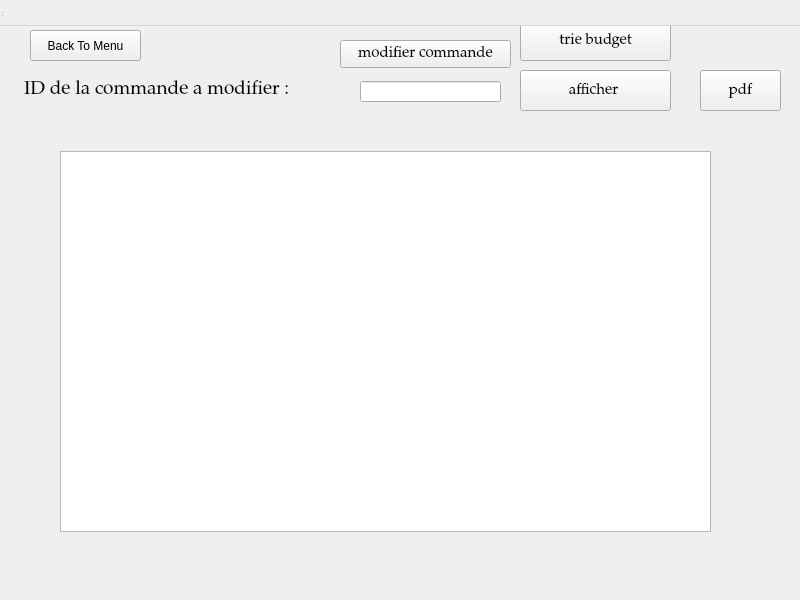
<?xml version="1.0" encoding="UTF-8"?>
<ui version="4.0">
 <class>commandeWindow</class>
 <widget class="QDialog" name="commandeWindow">
  <property name="geometry">
   <rect>
    <x>0</x>
    <y>0</y>
    <width>800</width>
    <height>600</height>
   </rect>
  </property>
  <property name="windowTitle">
   <string>commandeWindow</string>
  </property>
  <widget class="QWidget" name="centralwidget" native="true">
   <property name="geometry">
    <rect>
     <x>0</x>
     <y>0</y>
     <width>801</width>
     <height>571</height>
    </rect>
   </property>
   <widget class="QStackedWidget" name="stackedWidget">
    <property name="enabled">
     <bool>true</bool>
    </property>
    <property name="geometry">
     <rect>
      <x>0</x>
      <y>0</y>
      <width>801</width>
      <height>571</height>
     </rect>
    </property>
    <property name="currentIndex">
     <number>5</number>
    </property>
    <widget class="QWidget" name="page">
     <widget class="QComboBox" name="comboBox">
      <property name="geometry">
       <rect>
        <x>270</x>
        <y>210</y>
        <width>131</width>
        <height>41</height>
       </rect>
      </property>
      <item>
       <property name="text">
        <string>POPcar</string>
       </property>
      </item>
      <item>
       <property name="text">
        <string>Fcar</string>
       </property>
      </item>
      <item>
       <property name="text">
        <string>Xcar</string>
       </property>
      </item>
     </widget>
     <widget class="QPushButton" name="pushButton">
      <property name="geometry">
       <rect>
        <x>440</x>
        <y>220</y>
        <width>93</width>
        <height>28</height>
       </rect>
      </property>
      <property name="text">
       <string>next</string>
      </property>
     </widget>
     <widget class="QPushButton" name="pushButton_10">
      <property name="geometry">
       <rect>
        <x>550</x>
        <y>220</y>
        <width>181</width>
        <height>28</height>
       </rect>
      </property>
      <property name="text">
       <string>supprimer commande</string>
      </property>
     </widget>
     <widget class="QSpinBox" name="spinBox_3">
      <property name="geometry">
       <rect>
        <x>560</x>
        <y>300</y>
        <width>171</width>
        <height>61</height>
       </rect>
      </property>
      <property name="font">
       <font>
        <family>Niagara Engraved</family>
        <pointsize>20</pointsize>
       </font>
      </property>
     </widget>
     <widget class="QPushButton" name="pushButton_11">
      <property name="geometry">
       <rect>
        <x>550</x>
        <y>180</y>
        <width>181</width>
        <height>28</height>
       </rect>
      </property>
      <property name="text">
       <string>modifier commande</string>
      </property>
     </widget>
     <widget class="QLabel" name="label_10">
      <property name="geometry">
       <rect>
        <x>0</x>
        <y>0</y>
        <width>801</width>
        <height>571</height>
       </rect>
      </property>
      <property name="text">
       <string/>
      </property>
      <property name="pixmap">
       <pixmap>interface/77378380_3008243892536800_1727040301438074880_n.jpg</pixmap>
      </property>
     </widget>
     <widget class="QLabel" name="label_17">
      <property name="geometry">
       <rect>
        <x>480</x>
        <y>270</y>
        <width>281</width>
        <height>20</height>
       </rect>
      </property>
      <property name="font">
       <font>
        <family>Sitka Small</family>
        <pointsize>10</pointsize>
       </font>
      </property>
      <property name="text">
       <string>ID de la commande à supprimer :</string>
      </property>
     </widget>
     <widget class="QLabel" name="label_18">
      <property name="geometry">
       <rect>
        <x>50</x>
        <y>220</y>
        <width>181</width>
        <height>20</height>
       </rect>
      </property>
      <property name="font">
       <font>
        <family>Sitka Small</family>
        <pointsize>10</pointsize>
       </font>
      </property>
      <property name="text">
       <string>Ajouter commande :</string>
      </property>
     </widget>
     <zorder>label_10</zorder>
     <zorder>comboBox</zorder>
     <zorder>pushButton</zorder>
     <zorder>pushButton_10</zorder>
     <zorder>spinBox_3</zorder>
     <zorder>pushButton_11</zorder>
     <zorder>label_17</zorder>
     <zorder>label_18</zorder>
    </widget>
    <widget class="QWidget" name="page_3">
     <widget class="QLabel" name="label_3">
      <property name="geometry">
       <rect>
        <x>300</x>
        <y>50</y>
        <width>181</width>
        <height>41</height>
       </rect>
      </property>
      <property name="font">
       <font>
        <family>Niagara Solid</family>
        <pointsize>26</pointsize>
       </font>
      </property>
      <property name="text">
       <string>POPcar :</string>
      </property>
     </widget>
     <widget class="QRadioButton" name="radioButton_7">
      <property name="geometry">
       <rect>
        <x>280</x>
        <y>210</y>
        <width>171</width>
        <height>41</height>
       </rect>
      </property>
      <property name="font">
       <font>
        <family>NSimSun</family>
        <pointsize>18</pointsize>
       </font>
      </property>
      <property name="text">
       <string>BENTLEY</string>
      </property>
     </widget>
     <widget class="QRadioButton" name="radioButton_8">
      <property name="geometry">
       <rect>
        <x>280</x>
        <y>280</y>
        <width>171</width>
        <height>41</height>
       </rect>
      </property>
      <property name="font">
       <font>
        <family>NSimSun</family>
        <pointsize>18</pointsize>
       </font>
      </property>
      <property name="text">
       <string>CADILLAC</string>
      </property>
     </widget>
     <widget class="QRadioButton" name="radioButton_9">
      <property name="geometry">
       <rect>
        <x>280</x>
        <y>140</y>
        <width>171</width>
        <height>41</height>
       </rect>
      </property>
      <property name="font">
       <font>
        <family>NSimSun</family>
        <pointsize>18</pointsize>
       </font>
      </property>
      <property name="text">
       <string>JAGUAR</string>
      </property>
      <property name="checkable">
       <bool>true</bool>
      </property>
      <property name="checked">
       <bool>true</bool>
      </property>
      <property name="autoRepeat">
       <bool>false</bool>
      </property>
     </widget>
     <widget class="QPushButton" name="pushButton_2">
      <property name="geometry">
       <rect>
        <x>260</x>
        <y>380</y>
        <width>93</width>
        <height>28</height>
       </rect>
      </property>
      <property name="text">
       <string>SELECT</string>
      </property>
     </widget>
     <widget class="QPushButton" name="pushButton_5">
      <property name="geometry">
       <rect>
        <x>380</x>
        <y>380</y>
        <width>93</width>
        <height>28</height>
       </rect>
      </property>
      <property name="text">
       <string>RETURN</string>
      </property>
     </widget>
     <widget class="QLabel" name="label_16">
      <property name="geometry">
       <rect>
        <x>0</x>
        <y>0</y>
        <width>801</width>
        <height>571</height>
       </rect>
      </property>
      <property name="text">
       <string/>
      </property>
      <property name="pixmap">
       <pixmap>interface/77378380_3008243892536800_1727040301438074880_n.jpg</pixmap>
      </property>
     </widget>
     <zorder>label_16</zorder>
     <zorder>label_3</zorder>
     <zorder>radioButton_7</zorder>
     <zorder>radioButton_8</zorder>
     <zorder>radioButton_9</zorder>
     <zorder>pushButton_2</zorder>
     <zorder>pushButton_5</zorder>
    </widget>
    <widget class="QWidget" name="page_4">
     <widget class="QRadioButton" name="radioButton_4">
      <property name="geometry">
       <rect>
        <x>290</x>
        <y>250</y>
        <width>171</width>
        <height>41</height>
       </rect>
      </property>
      <property name="font">
       <font>
        <family>NSimSun</family>
        <pointsize>18</pointsize>
       </font>
      </property>
      <property name="text">
       <string>MAZDA </string>
      </property>
     </widget>
     <widget class="QRadioButton" name="radioButton_5">
      <property name="geometry">
       <rect>
        <x>290</x>
        <y>180</y>
        <width>171</width>
        <height>41</height>
       </rect>
      </property>
      <property name="font">
       <font>
        <family>NSimSun</family>
        <pointsize>18</pointsize>
       </font>
      </property>
      <property name="text">
       <string>BMW </string>
      </property>
      <property name="checked">
       <bool>false</bool>
      </property>
      <property name="autoExclusive">
       <bool>false</bool>
      </property>
     </widget>
     <widget class="QLabel" name="label_2">
      <property name="geometry">
       <rect>
        <x>310</x>
        <y>70</y>
        <width>181</width>
        <height>41</height>
       </rect>
      </property>
      <property name="font">
       <font>
        <family>Niagara Solid</family>
        <pointsize>26</pointsize>
       </font>
      </property>
      <property name="text">
       <string>Fcar :</string>
      </property>
     </widget>
     <widget class="QRadioButton" name="radioButton_6">
      <property name="geometry">
       <rect>
        <x>290</x>
        <y>320</y>
        <width>171</width>
        <height>41</height>
       </rect>
      </property>
      <property name="font">
       <font>
        <family>NSimSun</family>
        <pointsize>18</pointsize>
       </font>
      </property>
      <property name="text">
       <string>GOLF GTD </string>
      </property>
     </widget>
     <widget class="QPushButton" name="pushButton_3">
      <property name="geometry">
       <rect>
        <x>270</x>
        <y>400</y>
        <width>93</width>
        <height>28</height>
       </rect>
      </property>
      <property name="text">
       <string>SELECT</string>
      </property>
     </widget>
     <widget class="QPushButton" name="pushButton_6">
      <property name="geometry">
       <rect>
        <x>380</x>
        <y>400</y>
        <width>93</width>
        <height>28</height>
       </rect>
      </property>
      <property name="text">
       <string>RETURN</string>
      </property>
     </widget>
     <widget class="QLabel" name="label_15">
      <property name="geometry">
       <rect>
        <x>0</x>
        <y>0</y>
        <width>801</width>
        <height>571</height>
       </rect>
      </property>
      <property name="text">
       <string/>
      </property>
      <property name="pixmap">
       <pixmap>interface/77378380_3008243892536800_1727040301438074880_n.jpg</pixmap>
      </property>
     </widget>
     <zorder>label_15</zorder>
     <zorder>radioButton_4</zorder>
     <zorder>radioButton_5</zorder>
     <zorder>label_2</zorder>
     <zorder>radioButton_6</zorder>
     <zorder>pushButton_3</zorder>
     <zorder>pushButton_6</zorder>
    </widget>
    <widget class="QWidget" name="page_2">
     <widget class="QLabel" name="label">
      <property name="geometry">
       <rect>
        <x>320</x>
        <y>60</y>
        <width>181</width>
        <height>41</height>
       </rect>
      </property>
      <property name="font">
       <font>
        <family>Niagara Solid</family>
        <pointsize>26</pointsize>
       </font>
      </property>
      <property name="text">
       <string>Xcar :</string>
      </property>
     </widget>
     <widget class="QRadioButton" name="radioButton">
      <property name="geometry">
       <rect>
        <x>300</x>
        <y>170</y>
        <width>171</width>
        <height>41</height>
       </rect>
      </property>
      <property name="font">
       <font>
        <family>NSimSun</family>
        <pointsize>18</pointsize>
       </font>
      </property>
      <property name="text">
       <string>MERCEDES</string>
      </property>
      <property name="checkable">
       <bool>true</bool>
      </property>
      <property name="checked">
       <bool>false</bool>
      </property>
      <property name="autoExclusive">
       <bool>true</bool>
      </property>
     </widget>
     <widget class="QRadioButton" name="radioButton_2">
      <property name="geometry">
       <rect>
        <x>300</x>
        <y>240</y>
        <width>221</width>
        <height>41</height>
       </rect>
      </property>
      <property name="font">
       <font>
        <family>NSimSun</family>
        <pointsize>18</pointsize>
       </font>
      </property>
      <property name="text">
       <string>ASTON MARTIN</string>
      </property>
     </widget>
     <widget class="QRadioButton" name="radioButton_3">
      <property name="geometry">
       <rect>
        <x>300</x>
        <y>310</y>
        <width>171</width>
        <height>41</height>
       </rect>
      </property>
      <property name="font">
       <font>
        <family>NSimSun</family>
        <pointsize>18</pointsize>
       </font>
      </property>
      <property name="text">
       <string>AUDI</string>
      </property>
     </widget>
     <widget class="QPushButton" name="pushButton_4">
      <property name="geometry">
       <rect>
        <x>260</x>
        <y>400</y>
        <width>93</width>
        <height>28</height>
       </rect>
      </property>
      <property name="text">
       <string>SELECT</string>
      </property>
     </widget>
     <widget class="QPushButton" name="pushButton_7">
      <property name="geometry">
       <rect>
        <x>380</x>
        <y>400</y>
        <width>93</width>
        <height>28</height>
       </rect>
      </property>
      <property name="text">
       <string>RETURN</string>
      </property>
     </widget>
     <widget class="QLabel" name="label_14">
      <property name="geometry">
       <rect>
        <x>0</x>
        <y>0</y>
        <width>801</width>
        <height>571</height>
       </rect>
      </property>
      <property name="text">
       <string/>
      </property>
      <property name="pixmap">
       <pixmap>interface/77378380_3008243892536800_1727040301438074880_n.jpg</pixmap>
      </property>
     </widget>
     <zorder>label_14</zorder>
     <zorder>label</zorder>
     <zorder>radioButton</zorder>
     <zorder>radioButton_2</zorder>
     <zorder>radioButton_3</zorder>
     <zorder>pushButton_4</zorder>
     <zorder>pushButton_7</zorder>
    </widget>
    <widget class="QWidget" name="page_5">
     <widget class="QSpinBox" name="spinBox">
      <property name="geometry">
       <rect>
        <x>280</x>
        <y>220</y>
        <width>181</width>
        <height>111</height>
       </rect>
      </property>
      <property name="font">
       <font>
        <family>Niagara Engraved</family>
        <pointsize>36</pointsize>
       </font>
      </property>
     </widget>
     <widget class="QLabel" name="label_4">
      <property name="geometry">
       <rect>
        <x>10</x>
        <y>60</y>
        <width>781</width>
        <height>101</height>
       </rect>
      </property>
      <property name="font">
       <font>
        <family>Palatino Linotype</family>
        <pointsize>22</pointsize>
        <weight>75</weight>
        <italic>true</italic>
        <bold>true</bold>
        <underline>true</underline>
       </font>
      </property>
      <property name="text">
       <string>BUDGET A NE PAS DEPASSER EN MILLION</string>
      </property>
     </widget>
     <widget class="QPushButton" name="pushButton_8">
      <property name="geometry">
       <rect>
        <x>370</x>
        <y>410</y>
        <width>93</width>
        <height>28</height>
       </rect>
      </property>
      <property name="text">
       <string>RETURN</string>
      </property>
     </widget>
     <widget class="QPushButton" name="pushButton_9">
      <property name="geometry">
       <rect>
        <x>270</x>
        <y>410</y>
        <width>93</width>
        <height>28</height>
       </rect>
      </property>
      <property name="text">
       <string>SEND</string>
      </property>
     </widget>
     <widget class="QSpinBox" name="spinBox_2">
      <property name="geometry">
       <rect>
        <x>291</x>
        <y>361</y>
        <width>161</width>
        <height>31</height>
       </rect>
      </property>
      <property name="font">
       <font>
        <family>Niagara Engraved</family>
        <pointsize>16</pointsize>
       </font>
      </property>
     </widget>
     <widget class="QLabel" name="label_5">
      <property name="geometry">
       <rect>
        <x>140</x>
        <y>360</y>
        <width>141</width>
        <height>31</height>
       </rect>
      </property>
      <property name="font">
       <font>
        <family>Sitka</family>
        <pointsize>14</pointsize>
       </font>
      </property>
      <property name="text">
       <string>ID commande :</string>
      </property>
     </widget>
     <widget class="QLabel" name="label_13">
      <property name="geometry">
       <rect>
        <x>0</x>
        <y>0</y>
        <width>801</width>
        <height>571</height>
       </rect>
      </property>
      <property name="text">
       <string/>
      </property>
      <property name="pixmap">
       <pixmap>interface/77378380_3008243892536800_1727040301438074880_n.jpg</pixmap>
      </property>
     </widget>
     <zorder>label_13</zorder>
     <zorder>spinBox</zorder>
     <zorder>label_4</zorder>
     <zorder>pushButton_8</zorder>
     <zorder>pushButton_9</zorder>
     <zorder>spinBox_2</zorder>
     <zorder>label_5</zorder>
    </widget>
    <widget class="QWidget" name="page_6">
     <widget class="QPushButton" name="pushButton_12">
      <property name="geometry">
       <rect>
        <x>520</x>
        <y>70</y>
        <width>151</width>
        <height>41</height>
       </rect>
      </property>
      <property name="font">
       <font>
        <family>Palatino Linotype</family>
        <pointsize>11</pointsize>
       </font>
      </property>
      <property name="text">
       <string>afficher </string>
      </property>
     </widget>
     <widget class="QLabel" name="label_6">
      <property name="geometry">
       <rect>
        <x>24</x>
        <y>80</y>
        <width>351</width>
        <height>20</height>
       </rect>
      </property>
      <property name="font">
       <font>
        <family>Palatino Linotype</family>
        <pointsize>14</pointsize>
       </font>
      </property>
      <property name="text">
       <string>ID de la commande a modifier :</string>
      </property>
     </widget>
     <widget class="QLineEdit" name="lineEdit">
      <property name="geometry">
       <rect>
        <x>360</x>
        <y>81</y>
        <width>141</width>
        <height>21</height>
       </rect>
      </property>
     </widget>
     <widget class="QTableView" name="tableView">
      <property name="geometry">
       <rect>
        <x>60</x>
        <y>151</y>
        <width>651</width>
        <height>381</height>
       </rect>
      </property>
     </widget>
     <widget class="QPushButton" name="pushButton_13">
      <property name="geometry">
       <rect>
        <x>340</x>
        <y>40</y>
        <width>171</width>
        <height>28</height>
       </rect>
      </property>
      <property name="font">
       <font>
        <family>Palatino Linotype</family>
        <pointsize>11</pointsize>
       </font>
      </property>
      <property name="text">
       <string>modifier commande</string>
      </property>
     </widget>
     <widget class="QPushButton" name="pushButton_16">
      <property name="geometry">
       <rect>
        <x>700</x>
        <y>70</y>
        <width>81</width>
        <height>41</height>
       </rect>
      </property>
      <property name="font">
       <font>
        <family>Palatino Linotype</family>
        <pointsize>11</pointsize>
       </font>
      </property>
      <property name="text">
       <string>pdf</string>
      </property>
     </widget>
     <widget class="QPushButton" name="pushButton_17">
      <property name="geometry">
       <rect>
        <x>520</x>
        <y>20</y>
        <width>151</width>
        <height>41</height>
       </rect>
      </property>
      <property name="font">
       <font>
        <family>Palatino Linotype</family>
        <pointsize>11</pointsize>
       </font>
      </property>
      <property name="text">
       <string>trie budget</string>
      </property>
     </widget>
     <widget class="QLabel" name="label_12">
      <property name="geometry">
       <rect>
        <x>0</x>
        <y>0</y>
        <width>801</width>
        <height>571</height>
       </rect>
      </property>
      <property name="text">
       <string/>
      </property>
      <property name="pixmap">
       <pixmap>interface/77378380_3008243892536800_1727040301438074880_n.jpg</pixmap>
      </property>
     </widget>
     <widget class="QPushButton" name="pushButton_18">
      <property name="geometry">
       <rect>
        <x>30</x>
        <y>30</y>
        <width>111</width>
        <height>31</height>
       </rect>
      </property>
      <property name="text">
       <string>Back To Menu</string>
      </property>
     </widget>
     <zorder>label_12</zorder>
     <zorder>pushButton_12</zorder>
     <zorder>label_6</zorder>
     <zorder>lineEdit</zorder>
     <zorder>tableView</zorder>
     <zorder>pushButton_13</zorder>
     <zorder>pushButton_16</zorder>
     <zorder>pushButton_17</zorder>
     <zorder>pushButton_18</zorder>
    </widget>
    <widget class="QWidget" name="page_7">
     <widget class="QLabel" name="label_7">
      <property name="geometry">
       <rect>
        <x>30</x>
        <y>80</y>
        <width>131</width>
        <height>51</height>
       </rect>
      </property>
      <property name="font">
       <font>
        <family>Palatino Linotype</family>
        <pointsize>12</pointsize>
       </font>
      </property>
      <property name="text">
       <string>nouveau type :</string>
      </property>
     </widget>
     <widget class="QLabel" name="label_8">
      <property name="geometry">
       <rect>
        <x>10</x>
        <y>120</y>
        <width>161</width>
        <height>51</height>
       </rect>
      </property>
      <property name="font">
       <font>
        <family>Palatino Linotype</family>
        <pointsize>12</pointsize>
       </font>
      </property>
      <property name="text">
       <string>nouvelle marque :</string>
      </property>
     </widget>
     <widget class="QLabel" name="label_9">
      <property name="geometry">
       <rect>
        <x>10</x>
        <y>160</y>
        <width>161</width>
        <height>51</height>
       </rect>
      </property>
      <property name="font">
       <font>
        <family>Palatino Linotype</family>
        <pointsize>12</pointsize>
       </font>
      </property>
      <property name="text">
       <string>nouveau budget :</string>
      </property>
     </widget>
     <widget class="QComboBox" name="comboBox_2">
      <property name="geometry">
       <rect>
        <x>190</x>
        <y>100</y>
        <width>111</width>
        <height>22</height>
       </rect>
      </property>
      <item>
       <property name="text">
        <string>POPcar</string>
       </property>
      </item>
      <item>
       <property name="text">
        <string>Fcar</string>
       </property>
      </item>
      <item>
       <property name="text">
        <string>Xcar</string>
       </property>
      </item>
     </widget>
     <widget class="QComboBox" name="comboBox_3">
      <property name="geometry">
       <rect>
        <x>190</x>
        <y>140</y>
        <width>111</width>
        <height>22</height>
       </rect>
      </property>
      <item>
       <property name="text">
        <string>JAGUAR</string>
       </property>
      </item>
      <item>
       <property name="text">
        <string>BENTLEY</string>
       </property>
      </item>
      <item>
       <property name="text">
        <string>CADILLAC</string>
       </property>
      </item>
     </widget>
     <widget class="QSpinBox" name="spinBox_4">
      <property name="geometry">
       <rect>
        <x>190</x>
        <y>180</y>
        <width>111</width>
        <height>22</height>
       </rect>
      </property>
      <property name="font">
       <font>
        <family>Niagara Engraved</family>
        <pointsize>16</pointsize>
       </font>
      </property>
     </widget>
     <widget class="QComboBox" name="comboBox_4">
      <property name="geometry">
       <rect>
        <x>190</x>
        <y>140</y>
        <width>111</width>
        <height>22</height>
       </rect>
      </property>
      <item>
       <property name="text">
        <string>BMW</string>
       </property>
      </item>
      <item>
       <property name="text">
        <string>MAZDA</string>
       </property>
      </item>
      <item>
       <property name="text">
        <string>GOLF GTD</string>
       </property>
      </item>
     </widget>
     <widget class="QComboBox" name="comboBox_5">
      <property name="geometry">
       <rect>
        <x>190</x>
        <y>140</y>
        <width>111</width>
        <height>22</height>
       </rect>
      </property>
      <item>
       <property name="text">
        <string>MERCEDES</string>
       </property>
      </item>
      <item>
       <property name="text">
        <string>ASTON MARTIN</string>
       </property>
      </item>
      <item>
       <property name="text">
        <string>AUDI</string>
       </property>
      </item>
     </widget>
     <widget class="QPushButton" name="pushButton_14">
      <property name="geometry">
       <rect>
        <x>370</x>
        <y>140</y>
        <width>93</width>
        <height>28</height>
       </rect>
      </property>
      <property name="text">
       <string>modifier</string>
      </property>
     </widget>
     <widget class="QPushButton" name="pushButton_15">
      <property name="geometry">
       <rect>
        <x>370</x>
        <y>180</y>
        <width>93</width>
        <height>28</height>
       </rect>
      </property>
      <property name="text">
       <string>return</string>
      </property>
     </widget>
     <widget class="QLabel" name="label_11">
      <property name="geometry">
       <rect>
        <x>0</x>
        <y>0</y>
        <width>801</width>
        <height>571</height>
       </rect>
      </property>
      <property name="text">
       <string/>
      </property>
      <property name="pixmap">
       <pixmap>interface/77378380_3008243892536800_1727040301438074880_n.jpg</pixmap>
      </property>
     </widget>
     <zorder>label_11</zorder>
     <zorder>label_7</zorder>
     <zorder>label_8</zorder>
     <zorder>label_9</zorder>
     <zorder>comboBox_2</zorder>
     <zorder>comboBox_3</zorder>
     <zorder>spinBox_4</zorder>
     <zorder>comboBox_4</zorder>
     <zorder>comboBox_5</zorder>
     <zorder>pushButton_14</zorder>
     <zorder>pushButton_15</zorder>
    </widget>
   </widget>
  </widget>
  <widget class="QMenuBar" name="menubar">
   <property name="geometry">
    <rect>
     <x>0</x>
     <y>0</y>
     <width>800</width>
     <height>26</height>
    </rect>
   </property>
  </widget>
  <widget class="QStatusBar" name="statusbar">
   <property name="geometry">
    <rect>
     <x>0</x>
     <y>0</y>
     <width>3</width>
     <height>18</height>
    </rect>
   </property>
  </widget>
 </widget>
 <resources/>
 <connections/>
</ui>
